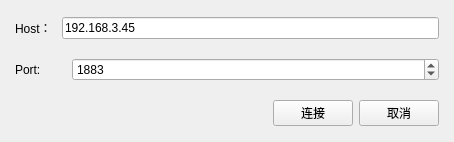
<?xml version="1.0" encoding="UTF-8"?>
<ui version="4.0">
 <class>ConnectForm</class>
 <widget class="QWidget" name="ConnectForm">
  <property name="geometry">
   <rect>
    <x>0</x>
    <y>0</y>
    <width>454</width>
    <height>142</height>
   </rect>
  </property>
  <property name="windowTitle">
   <string>连接</string>
  </property>
  <layout class="QVBoxLayout" name="verticalLayout">
   <property name="spacing">
    <number>6</number>
   </property>
   <property name="leftMargin">
    <number>5</number>
   </property>
   <property name="topMargin">
    <number>4</number>
   </property>
   <property name="rightMargin">
    <number>5</number>
   </property>
   <property name="bottomMargin">
    <number>2</number>
   </property>
   <item>
    <layout class="QHBoxLayout" name="horizontalLayout" stretch="0,0">
     <property name="spacing">
      <number>10</number>
     </property>
     <property name="leftMargin">
      <number>10</number>
     </property>
     <property name="rightMargin">
      <number>10</number>
     </property>
     <item>
      <widget class="QLabel" name="label">
       <property name="maximumSize">
        <size>
         <width>47</width>
         <height>16777215</height>
        </size>
       </property>
       <property name="text">
        <string>Host：</string>
       </property>
      </widget>
     </item>
     <item>
      <widget class="QLineEdit" name="lineEditHostname">
       <property name="text">
        <string>192.168.3.45</string>
       </property>
      </widget>
     </item>
    </layout>
   </item>
   <item>
    <layout class="QHBoxLayout" name="horizontalLayout_2" stretch="0,0">
     <property name="spacing">
      <number>10</number>
     </property>
     <property name="leftMargin">
      <number>10</number>
     </property>
     <property name="rightMargin">
      <number>10</number>
     </property>
     <item>
      <widget class="QLabel" name="label_2">
       <property name="maximumSize">
        <size>
         <width>47</width>
         <height>16777215</height>
        </size>
       </property>
       <property name="text">
        <string>Port:</string>
       </property>
      </widget>
     </item>
     <item>
      <widget class="QSpinBox" name="spinBoxPort">
       <property name="enabled">
        <bool>true</bool>
       </property>
       <property name="maximum">
        <number>99999</number>
       </property>
       <property name="value">
        <number>1883</number>
       </property>
      </widget>
     </item>
    </layout>
   </item>
   <item>
    <layout class="QHBoxLayout" name="horizontalLayout_3" stretch="0">
     <property name="rightMargin">
      <number>10</number>
     </property>
     <item>
      <layout class="QHBoxLayout" name="horizontalLayout_4">
       <item>
        <spacer name="horizontalSpacer">
         <property name="orientation">
          <enum>Qt::Horizontal</enum>
         </property>
         <property name="sizeHint" stdset="0">
          <size>
           <width>40</width>
           <height>20</height>
          </size>
         </property>
        </spacer>
       </item>
       <item>
        <widget class="QPushButton" name="connectButton">
         <property name="text">
          <string>连接</string>
         </property>
        </widget>
       </item>
       <item>
        <widget class="QPushButton" name="pushButton">
         <property name="text">
          <string>取消</string>
         </property>
        </widget>
       </item>
      </layout>
     </item>
    </layout>
   </item>
  </layout>
 </widget>
 <resources/>
 <connections/>
</ui>
